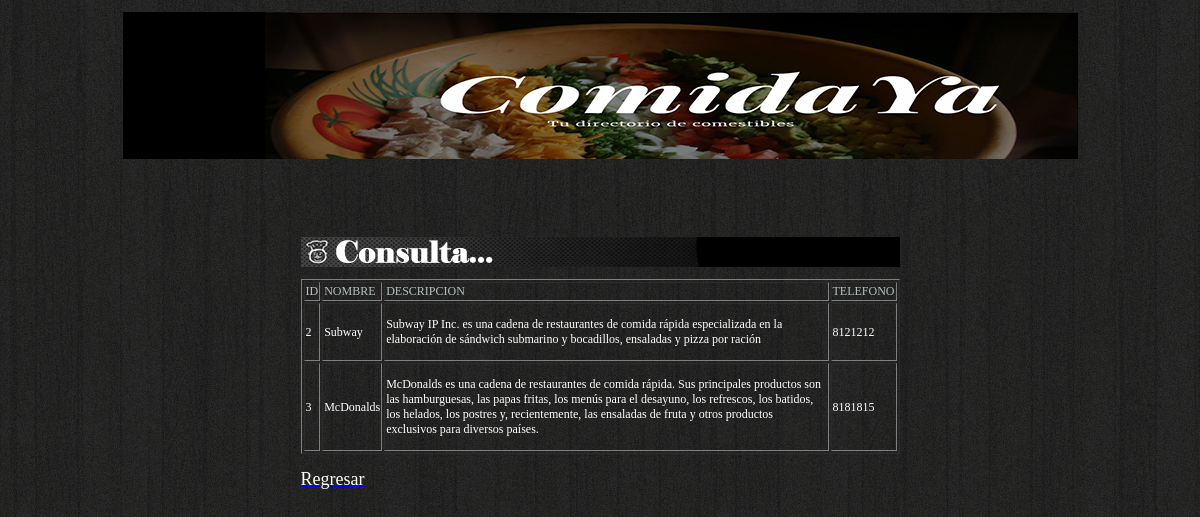
/Catalogo/consultar.php, run on the app's committed database.
### tables this page shows
CREATE TABLE `opciones` (
  `id` int(11) NOT NULL AUTO_INCREMENT,
  `nombre` varchar(120) NOT NULL,
  `articulo` text NOT NULL,
  `telefono` varchar(45) NOT NULL,
  PRIMARY KEY (`id`)
);

### Catalogo/consultar.php (the view, shortened to what this page needs)
<!DOCTYPE html PUBLIC "-//W3C//DTD XHTML 1.0 Transitional//EN" "http://www.w3.org/TR/xhtml1/DTD/xhtml1-transitional.dtd">
<html xmlns="http://www.w3.org/1999/xhtml">
<head>
<link href="../css_scripts/02.css" rel="stylesheet" rev="stylesheet" type="text/css">
</head>
<body background="../images/wood_1.png">
<?php
include("paginas/conexion.php");
    $consulta = $conexion->query("SELECT * FROM opciones");
?>
<table width="955" border="0" align="center" cellpadding="0" cellspacing="0">
  <tr>
    <td><p><img src="../images/bannerup.jpg" width="955" height="147"></p></td>
  </tr>
</table>
  <tr>
    <td width="18"><p>&nbsp;</p>
        <table width="315" border="0" align="center" cellpadding="0" cellspacing="0">
          <tr>
            <td><p>&nbsp;<br>
                    <img src="../images/consulta.jpg"  width="599" height="30">
                    <table width="100%" border="1">
                <tr>
                  <td>ID</td>
                  <td>NOMBRE</td>
                  <td>DESCRIPCION</td>
                  <td>TELEFONO</td>
                  <?php
    foreach($consulta as $filas)
    {
      $id= $filas[0];
      $nombre=$filas[1];
      $articulo=$filas[2];
      $telefono = $filas[3];
?>
        <tr>
        <td><?php echo "<p style='color:#ffff;'>".$id."</p>";?></td>
        <td><?php echo "<p style='color:#ffff;'>".$nombre."</p>";?></td>
        <td><?php echo "<p style='color:#ffff;'>".$articulo."</p>";?></td>
        <td><?php echo "<p style='color:#ffff;'>".$telefono."</p>";?></td>
        </tr>
<?php
    }
?>
      </tr>
    </td>
  </tr>
</table>
<br />
<a href="../index.php"><font color="white"><font size=4> Regresar</font></font></a>
</body>
</html>

### css_scripts/02.css (style rules this page uses)
body { margin: 0px; font-size: 12px; font-family: Verdana; color : #B6C0C0; background-color : #718585; background-image: url(../images/wood_1.png); background-position: top left; background-repeat: repeat - y; }
table { font-size: 12px; font-family: Verdana; color : #B6C0C0; }
td { font-size: 12px; font-family: Verdana; color : #B6C0C0; }

### data on the page
opciones: id "2", nombre "Subway", articulo "Subway IP Inc. es una cadena de restaurantes de comida rápida especializada en la elaboración de sándwich submarino y bocadillos, ensaladas y pizza por ración", telefono "8121212"
opciones: id "3", nombre "McDonalds", articulo "McDonalds es una cadena de restaurantes de comida rápida. Sus principales productos son las hamburguesas, las papas fritas, los menús para el desayuno, los refrescos, los batidos, los helados, los postres y, recientemente, las ensaladas de fruta y otros productos exclusivos para diversos países.", telefono "8181815"
